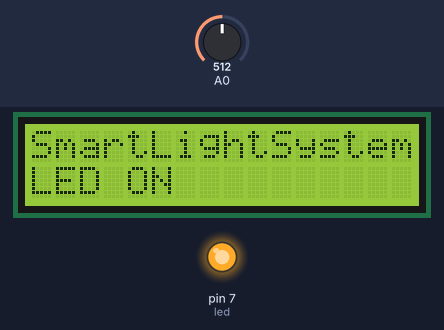
Bench run of a sketch on a simulated Arduino Uno, built with avr-gcc and run on an emulated ATmega328P. Parts: 16×2 character LCD, output pins drawn as LEDs (lit = HIGH). Inputs (shaded band) come from the test bench; at power-on: A0 = 512. What the sketch prints to the serial monitor is not drawn.

Above: at 1.2 s.
1.3 s: A0 set to 265
4.2 s: A0 set to 237
At 7.2 s:
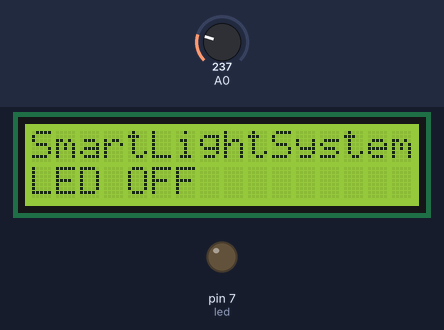
7.5 s: A0 set to 260
At 10.2 s:
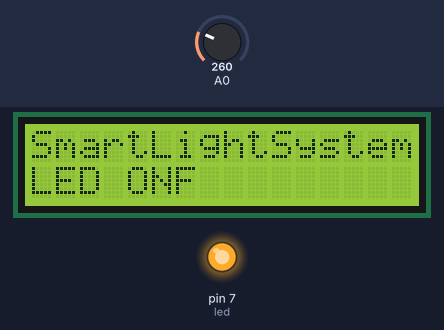
10.5 s: A0 set to 240
At 12.8 s:
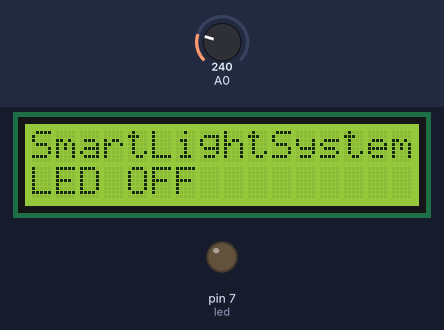
13.6 s: A0 set to 306
At 15.5 s:
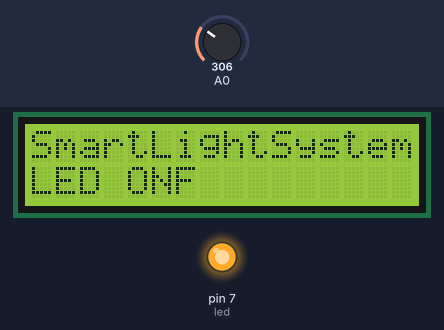
Timing chart, 0 to 17.0 s (numbered marks = the images above; inputs shaded):
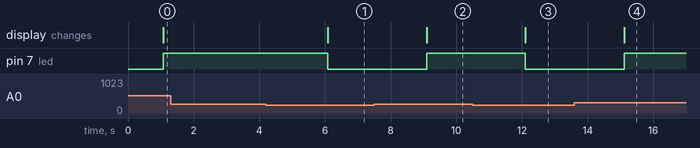

Measured:
- the behaviour switches between 250 and 249 on A0 (found by bisection; images 0 and 1)
- after the input at 1.3 s, every drawn part: stays the same
- after the input at 4.2 s, pin 7 (led): HIGH → LOW after 1.9 s; the display: changes after 1.9 s (image 1)
- after the input at 7.5 s, pin 7 (led): LOW → HIGH after 1.6 s; the display: changes after 1.6 s (image 2)
- after the input at 10.5 s, pin 7 (led): HIGH → LOW after 1.6 s; the display: changes after 1.6 s (image 3)
- after the input at 13.6 s, pin 7 (led): LOW → HIGH after 1.5 s; the display: changes after 1.5 s (image 4)

The sketch:

lcdLDR.ino
```cpp
#include <LiquidCrystal.h>


LiquidCrystal lcd(12,11,5,4,3,2);


int led = 7;

void setup(){

  pinMode(led,OUTPUT);


  Serial.begin(115200);

  lcd.begin(16,2);

  lcd.setCursor(0,0);

  lcd.print("SmartLightSystem");

}

void loop()

{

lcd.setCursor(0,0);

lcd.print("SmartLightSystem");

int sensorValue= analogRead(A0);

Serial.println(sensorValue);

delay(1000);

if (sensorValue < 250)

{

lcd.setCursor(0,1);

lcd.print("LED OFF");

digitalWrite(led,LOW);


}

else

{

lcd.setCursor(0,1);

lcd.print("LED ON");

digitalWrite(led,HIGH);


}

}
```
